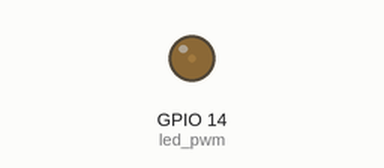
Bench run of a program on a simulated ESP32 board running MicroPython. Shown: output pins drawn as LEDs (lit = HIGH).

Above: at 0.05 s.
At 0.6 s:
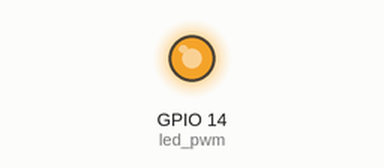
At 0.9 s:
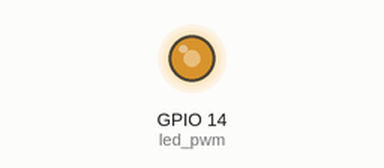
At 1.15 s:
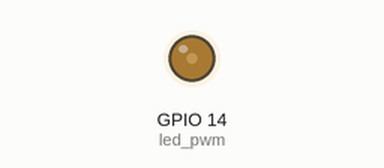
Timing chart, 0 to 3.0 s (numbered marks = the images above):
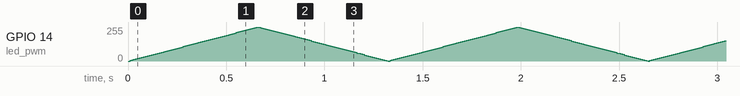

The program:

ch003_gpio_led_pwm.py
```python
from machine import Pin, PWM
import time

LED_PIN = 14

led_pwm = PWM(Pin(LED_PIN), freq=5000, duty_u16=0)

# 设置频率为 10Hz
# led_pwm.freq(10)

# 设置占空比，范围是 0 到 65535
# led_pwm.duty_u16(65536 * 3 // 4)  # type: ignore

# 设置亮度，范围是 0 到 1023
# led_pwm.duty(1024 * 3 // 4) # type: ignore


# 示例
while True:
    try:
        # 亮度逐渐增加 (渐亮)
        for duty in range(0, 65536, 1000):
            led_pwm.duty_u16(duty)
            time.sleep_ms(10)

        # 亮度逐渐减小 (渐暗)
        for duty in range(65535, -1, -1000):
            led_pwm.duty_u16(duty)
            time.sleep_ms(10)
    except KeyboardInterrupt:
        print("程序被用户中断，退出循环。")
        break

# 停止 PWM
led_pwm.deinit()

print("Finished.")
```
